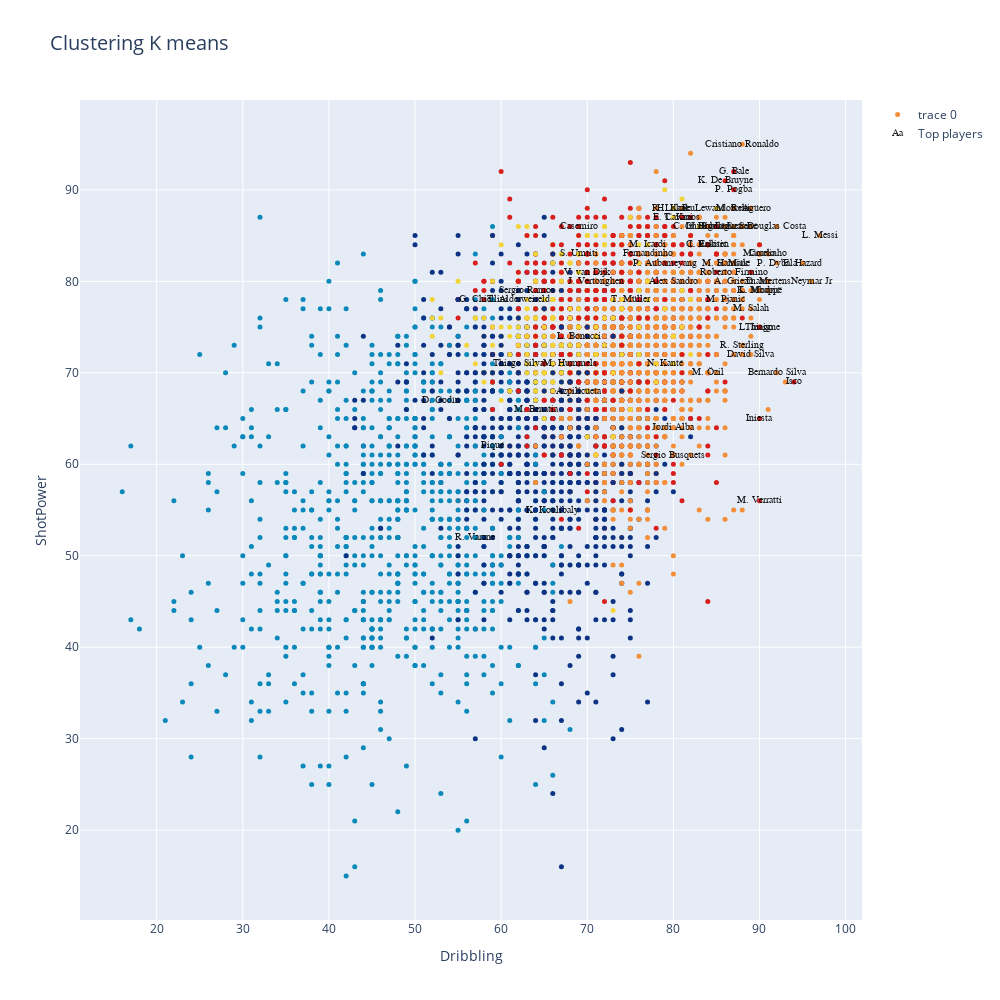

This figure's notebook cell:
### Code cell
data=[]
bool_crack=df_n["Overall"] > 85
bool_no_crack=df_n["Overall"]<86


#Eligo dos números entre 0 y  de n_skills-1
skill_1=skills_ratings[5]
skill_2=skills_ratings[15]


kmean_clusters = go.Scatter(x=df_skills[skill_1], y=df_skills[skill_2],
                           mode='markers',
                        text=df_n.loc[:,'Name'],
                           marker=dict(
                                size=5,
                                color = clusters.astype(np.float), #set color equal to a variable
                                colorscale='Portland',
                                showscale=False)
                           )

crack =go.Scatter(x=df_skills.loc[bool_crack,skill_1], y=df_skills.loc[bool_crack,skill_2],name='Top players',
                      text=df_n.loc[bool_crack,'Name'],
                      textfont=dict(family='sans serif',size=10,color='black'),
                      opacity=0.9,mode='text')

data=[kmean_clusters,crack]

layout = go.Layout(title="Clustering K means ",titlefont=dict(size=20),
                xaxis=dict(title=skill_1),
                yaxis=dict(title=skill_2),
                autosize=False, width=1000,height=1000)

fig = go.Figure(data=data, layout=layout)

iplot(fig)

### Figure 1 — Plotly figure (JSON) as saved in the notebook; plotly's stock layout.template omitted (floating-point values rounded to 4 significant figures; data arrays with more than 128 entries replaced by an {"elided": "..."} marker saying what was removed)
{"data": [{"marker": {"color": {"elided": "5138 int values"}, "colorscale": [[0, "rgb(12,51,131)"], [0.25, "rgb(10,136,186)"], [0.5, "rgb(242,211,56)"], [0.75, "rgb(242,143,56)"], [1, "rgb(217,30,30)"]], "showscale": false, "size": 5}, "mode": "markers", "text": {"elided": "5138 str values"}, "type": "scatter", "x": {"elided": "5138 int values"}, "y": {"elided": "5138 int values"}}, {"mode": "text", "name": "Top players", "opacity": 0.9, "text": ["L. Messi", "Cristiano Ronaldo", "Neymar Jr", "K. De Bruyne", "E. Hazard", "L. Modrić", "L. Suárez", "Sergio Ramos", "R. Lewandowski", "T. Kroos", "D. Godín", "David Silva", "N. Kanté", "P. Dybala", "H. Kane", "A. Griezmann", "Sergio Busquets", "E. Cavani", "S. Agüero", "G. Chiellini", "K. Mbappé", "M. Salah", "Casemiro", "J. Rodríguez", "L. Insigne", "Isco", "C. Eriksen", "Coutinho", "P. Aubameyang", "M. Hummels", "Marcelo", "G. Bale", "G. Higuaín", "Thiago Silva", "S. Umtiti", "M. Icardi", "K. Koulibaly", "P. Pogba", "R. Lukaku", "C. Immobile", "Jordi Alba", "D. Mertens", "J. Vertonghen", "M. Hamšík", "I. Rakitić", "Piqué", "L. Sané", "Bernardo Silva", "S. Mané", "V. van Dijk", "R. Sterling", "Roberto Firmino", "R. Varane", "M. Verratti", "Alex Sandro", "Douglas Costa", "T. Müller", "Thiago", "M. Reus", "Azpilicueta", "L. Bonucci", "T. Alderweireld", "M. Pjanić", "M. Benatia", "M. Özil", "Fernandinho", "Iniesta"], "textfont": {"color": "black", "family": "sans serif", "size": 10}, "type": "scatter", "x": [97, 88, 96, 86, 95, 90, 87, 63, 85, 81, 53, 89, 79, 92, 80, 88, 80, 80, 89, 58, 90, 89, 69, 85, 90, 94, 84, 91, 79, 68, 90, 87, 84, 62, 69, 77, 66, 87, 80, 83, 80, 91, 71, 86, 84, 59, 88, 92, 87, 70, 88, 87, 57, 90, 80, 92, 75, 90, 87, 69, 69, 62, 86, 64, 84, 77, 90], "y": [85, 95, 80, 91, 82, 79, 86, 79, 88, 87, 67, 72, 71, 82, 88, 80, 61, 87, 88, 78, 79, 77, 86, 86, 75, 69, 84, 83, 82, 71, 83, 92, 86, 71, 83, 84, 55, 90, 88, 86, 64, 80, 80, 82, 84, 62, 86, 70, 82, 81, 73, 81, 52, 56, 80, 86, 78, 75, 88, 68, 74, 78, 78, 66, 70, 83, 65]}], "layout": {"autosize": false, "height": 1000, "title": {"font": {"size": 20}, "text": "Clustering K means "}, "width": 1000, "xaxis": {"title": {"text": "Dribbling"}}, "yaxis": {"title": {"text": "ShotPower"}}}}
